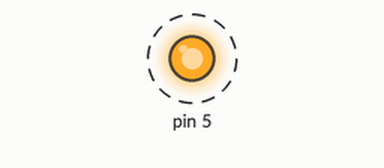
Recording of a sketch running on a simulated Arduino Uno, built with avr-gcc and run on an emulated ATmega328P. On the bench: output pins drawn as LEDs (lit = HIGH). Dashed ring = blinking.

Above: at 0.2 s.
Timing chart, 0 to 3.0 s (numbered marks = the images above):
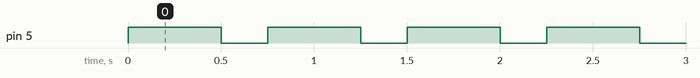

Measured:
- by itself, pin 5: alternates HIGH for 0.50 s and LOW for 0.25 s

The sketch:

01-HelloWorld.ino
```cpp
//My First Program

  int delayTime1 = 500;
  int delayTime2 = 250;

void setup() {
  // put your setup code here, to run once:
  pinMode(5, OUTPUT);

}

void loop() {
  // put your main code here, to run repeatedly:
  digitalWrite (5, HIGH);
  delay(delayTime1);
  digitalWrite (5, LOW);
  delay(delayTime2);
}
```
